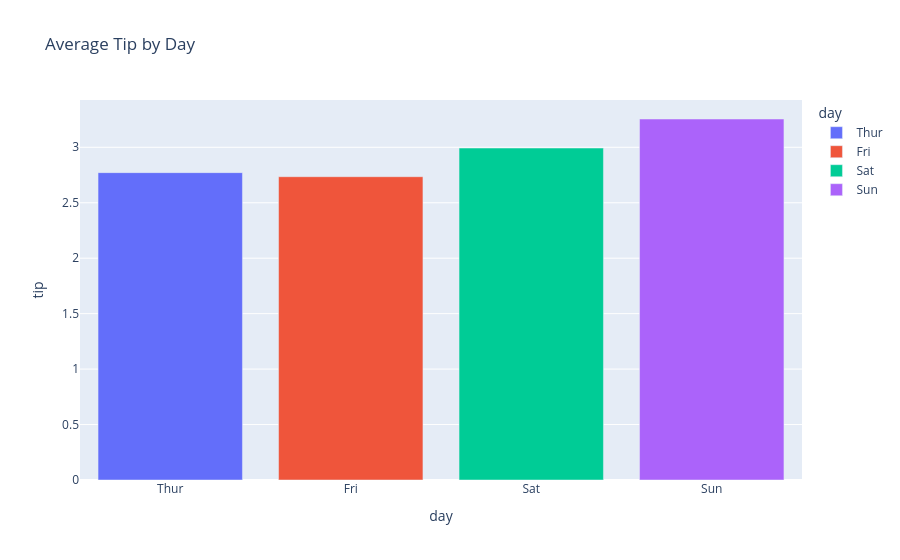

The notebook cell saved with this chart:
### Code cell
avg_tip = tips.groupby("day")["tip"].mean().reset_index()

fig = px.bar(
    avg_tip,
    x="day",
    y="tip",
    title="Average Tip by Day",
    color="day"
)

fig.show()

### Figure 1 — Plotly figure (JSON) as saved in the notebook; plotly's stock layout.template omitted (floating-point values rounded to 4 significant figures)
{"data": [{"hovertemplate": "day=%{x}<br>tip=%{y}<extra></extra>", "legendgroup": "Thur", "marker": {"color": "#636efa", "pattern": {"shape": ""}}, "name": "Thur", "orientation": "v", "showlegend": true, "textposition": "auto", "type": "bar", "x": ["Thur"], "xaxis": "x", "y": [2.771], "yaxis": "y"}, {"hovertemplate": "day=%{x}<br>tip=%{y}<extra></extra>", "legendgroup": "Fri", "marker": {"color": "#EF553B", "pattern": {"shape": ""}}, "name": "Fri", "orientation": "v", "showlegend": true, "textposition": "auto", "type": "bar", "x": ["Fri"], "xaxis": "x", "y": [2.735], "yaxis": "y"}, {"hovertemplate": "day=%{x}<br>tip=%{y}<extra></extra>", "legendgroup": "Sat", "marker": {"color": "#00cc96", "pattern": {"shape": ""}}, "name": "Sat", "orientation": "v", "showlegend": true, "textposition": "auto", "type": "bar", "x": ["Sat"], "xaxis": "x", "y": [2.993], "yaxis": "y"}, {"hovertemplate": "day=%{x}<br>tip=%{y}<extra></extra>", "legendgroup": "Sun", "marker": {"color": "#ab63fa", "pattern": {"shape": ""}}, "name": "Sun", "orientation": "v", "showlegend": true, "textposition": "auto", "type": "bar", "x": ["Sun"], "xaxis": "x", "y": [3.255], "yaxis": "y"}], "layout": {"barmode": "relative", "legend": {"title": {"text": "day"}, "tracegroupgap": 0}, "title": {"text": "Average Tip by Day"}, "xaxis": {"anchor": "y", "categoryarray": ["Thur", "Fri", "Sat", "Sun"], "categoryorder": "array", "domain": [0, 1], "title": {"text": "day"}}, "yaxis": {"anchor": "x", "domain": [0, 1], "title": {"text": "tip"}}}}
